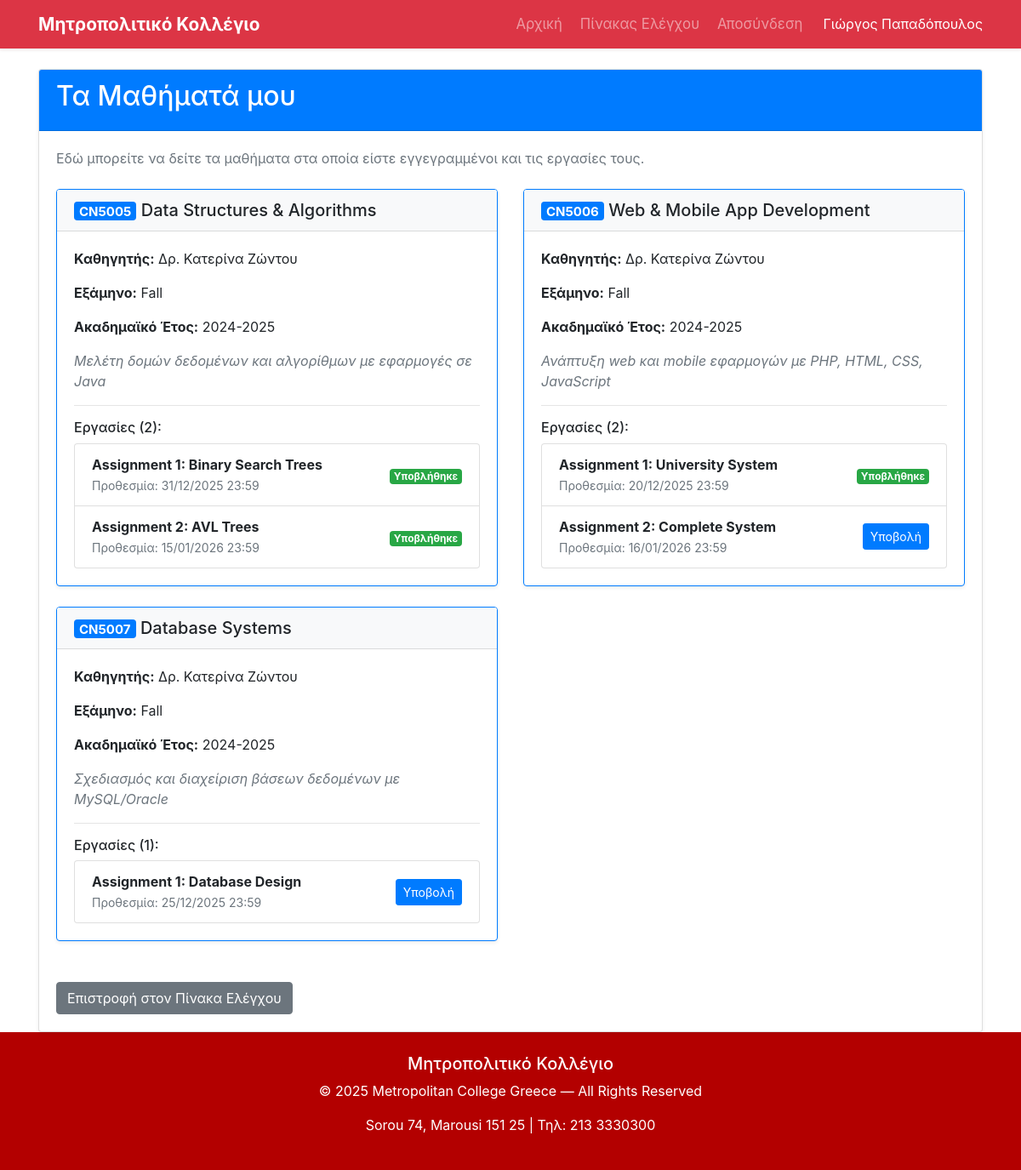
Screenshot of /student/courses.php (signed in) with the database file from the repository.
### tables this page shows
CREATE TABLE courses (
    course_id INT PRIMARY KEY AUTO_INCREMENT,
    course_code VARCHAR(20) NOT NULL,
    course_name VARCHAR(100) NOT NULL,
    description TEXT,
    professor_id INT NOT NULL,
    semester VARCHAR(20),
    academic_year VARCHAR(20),
    created_at TIMESTAMP DEFAULT CURRENT_TIMESTAMP,
    FOREIGN KEY (professor_id) REFERENCES users(user_id),
    INDEX idx_professor_id (professor_id),
    INDEX idx_course_code (course_code)
);

CREATE TABLE users (
    user_id INT PRIMARY KEY AUTO_INCREMENT,
    username VARCHAR(50) NOT NULL,
    email VARCHAR(100) NOT NULL UNIQUE,
    password VARCHAR(255) NOT NULL,
    role_id INT NOT NULL,
    created_at TIMESTAMP DEFAULT CURRENT_TIMESTAMP,
    FOREIGN KEY (role_id) REFERENCES roles(role_id),
    INDEX idx_email (email),
    INDEX idx_role_id (role_id)
);

CREATE TABLE assignments (
    assignment_id INT PRIMARY KEY AUTO_INCREMENT,
    course_id INT NOT NULL,
    title VARCHAR(200) NOT NULL,
    description TEXT,
    due_date DATETIME,
    created_at TIMESTAMP DEFAULT CURRENT_TIMESTAMP,
    FOREIGN KEY (course_id) REFERENCES courses(course_id),
    INDEX idx_course_id (course_id),
    INDEX idx_due_date (due_date)
);

### student/courses.php (the view, shortened to what this page needs)
<?php
include("../config.php");
include("../view/top.php");
$student_id = $_SESSION["user_id"];
$sql = "SELECT c.*, u.username as professor_name
        FROM courses c
        JOIN users u ON c.professor_id = u.user_id
        ORDER BY c.created_at DESC";
$courses_result = mysqli_query($conn, $sql);
?>
<link rel="stylesheet" href="../css/menu.css">
<div class="container mt-4">
    <div class="card">
        <div class="card-header bg-primary text-white">
            <h2><i class="fas fa-book"></i> Τα Μαθήματά μου</h2>
        </div>
        <div class="card-body">
            <p class="text-muted">Εδώ μπορείτε να δείτε τα μαθήματα στα οποία είστε εγγεγραμμένοι και τις εργασίες τους.</p>
            <?php if(mysqli_num_rows($courses_result) > 0): ?>
                <div class="row mt-4">
                    <?php while($course = mysqli_fetch_assoc($courses_result)): ?>
                        <div class="col-md-6 mb-4">
                            <div class="card border-primary">
                                <div class="card-header bg-light">
                                    <h5 class="mb-0">
                                        <span class="badge badge-primary"><?php echo htmlspecialchars($course['course_code']); ?></span>
                                        <?php echo htmlspecialchars($course['course_name']); ?>
                                    </h5>
                                </div>
                                <div class="card-body">
                                    <p><strong>Καθηγητής:</strong> <?php echo htmlspecialchars($course['professor_name']); ?></p>
                                    <p><strong>Εξάμηνο:</strong> <?php echo htmlspecialchars($course['semester']); ?></p>
                                    <p><strong>Ακαδημαϊκό Έτος:</strong> <?php echo htmlspecialchars($course['academic_year']); ?></p>
                                    <?php if($course['description']): ?>
                                        <p class="text-muted"><em><?php echo htmlspecialchars($course['description']); ?></em></p>
                                    <?php endif; ?>
                                    <hr>
                                    <?php
                                    $course_id = $course['course_id'];
                                    $assignments_sql = "SELECT * FROM assignments WHERE course_id = $course_id ORDER BY due_date ASC";
                                    $assignments_result = mysqli_query($conn, $assignments_sql);
                                    ?>
                                    <h6><i class="fas fa-tasks"></i> Εργασίες (<?php echo mysqli_num_rows($assignments_result); ?>):</h6>
                                    <?php if(mysqli_num_rows($assignments_result) > 0): ?>
                                        <ul class="list-group mt-2">
                                            <?php while($assignment = mysqli_fetch_assoc($assignments_result)): ?>
                                                <?php
                                                $assignment_id = $assignment['assignment_id'];
                                                $check_sql = "SELECT * FROM submissions WHERE assignment_id = $assignment_id AND student_id = $student_id";
                                                $check_result = mysqli_query($conn, $check_sql);
                                                $has_submitted = mysqli_num_rows($check_result) > 0;
                                                ?>
                                                <li class="list-group-item">
                                                    <div class="d-flex justify-content-between align-items-center">
                                                        <div>
                                                            <strong><?php echo htmlspecialchars($assignment['title']); ?></strong>
                                                            <br>
                                                            <small class="text-muted">
                                                                Προθεσμία: <?php echo date('d/m/Y H:i', strtotime($assignment['due_date'])); ?>
                                                            </small>
                                                        </div>
                                                        <div>
                                                            <?php if($has_submitted): ?>
                                                                <span class="badge badge-success">Υποβλήθηκε</span>
                                                            <?php else: ?>
                                                                <a href="submit.php?assignment_id=<?php echo $assignment_id; ?>"
                                                                   class="btn btn-sm btn-primary">
                                                                    Υποβολή
                                                                </a>
                                                            <?php endif; ?>
                                                        </div>
                                                    </div>
                                                </li>
                                            <?php endwhile; ?>
                                        </ul>
                                    <?php else: ?>
                                        <p class="text-muted"><em>Δεν υπάρχουν εργασίες για αυτό το μάθημα.</em></p>
                                    <?php endif; ?>
                                </div>
                            </div>
                        </div>
                    <?php endwhile; ?>
                </div>
            <?php endif; ?>
            <div class="mt-4">
                <a href="../menu.php" class="btn btn-secondary">
                    <i class="fas fa-arrow-left"></i> Επιστροφή στον Πίνακα Ελέγχου
                </a>
            </div>
        </div>
    </div>
</div>
<?php
include("../view/bottom.php");
?>

### css/navbar.css (style rules this page uses)
.card { box-shadow: 0 0.125rem 0.25rem rgba(0, 0, 0, 0.075); border: 1px solid rgba(0, 0, 0, 0.125); transition: box-shadow 0.3s ease; }

### css/footer.css (style rules this page uses)
html { height: 100%; }
body { min-height: 100vh; display: flex; flex-direction: column; }

### rows the page displays
courses: course_code "CN5005", course_name "Data Structures & Algorithms", professor.username "Δρ. Κατερίνα Ζώντου", semester "Fall", academic_year "2024-2025", description "Μελέτη δομών δεδομένων και αλγορίθμων με εφαρμογές σε Java", mysqli_num_rows($assignments_result) "2"
assignments: title "Assignment 1: Binary Search Trees", due_date "31/12/2025 23:59", shows "Υποβλήθηκε"
assignments: title "Assignment 2: AVL Trees", due_date "15/01/2026 23:59", shows "Υποβλήθηκε"
courses: course_code "CN5006", course_name "Web & Mobile App Development", professor.username "Δρ. Κατερίνα Ζώντου", semester "Fall", academic_year "2024-2025", description "Ανάπτυξη web και mobile εφαρμογών με PHP, HTML, CSS, JavaScript", mysqli_num_rows($assignments_result) "2"
assignments: title "Assignment 1: University System", due_date "20/12/2025 23:59", shows "Υποβλήθηκε"
assignments: title "Assignment 2: Complete System", due_date "16/01/2026 23:59"
courses: course_code "CN5007", course_name "Database Systems", professor.username "Δρ. Κατερίνα Ζώντου", semester "Fall", academic_year "2024-2025", description "Σχεδιασμός και διαχείριση βάσεων δεδομένων με MySQL/Oracle", mysqli_num_rows($assignments_result) "1"
assignments: title "Assignment 1: Database Design", due_date "25/12/2025 23:59"

### other values shown
$_SESSION["username"] "Γιώργος Παπαδόπουλος"
